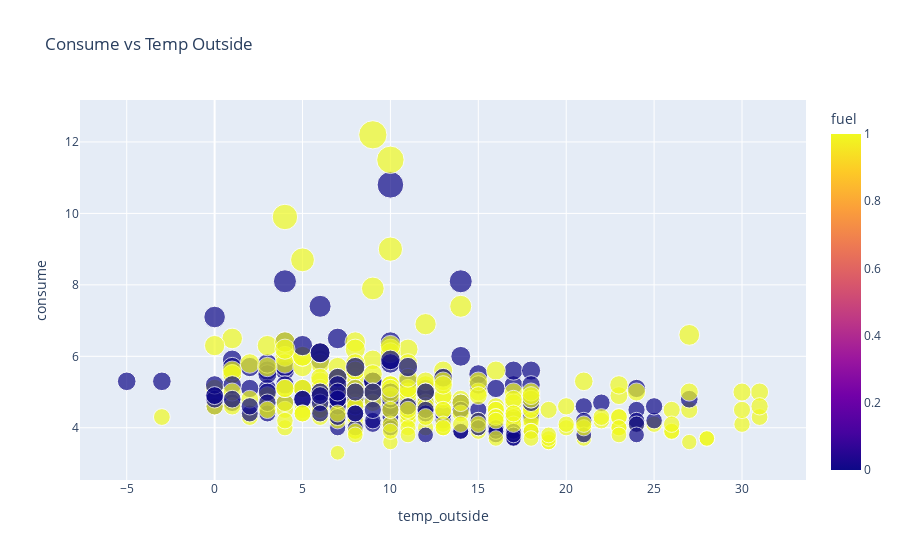

Notebook cell for this chart:
### Code cell
px.scatter(measures,x='temp_outside',y='consume',color='fuel',size='consume',title='Consume vs Temp Outside')

### Figure 1 — Plotly figure (JSON) as saved in the notebook; plotly's stock layout.template omitted (floating-point values rounded to 4 significant figures; data arrays with more than 128 entries replaced by an {"elided": "..."} marker saying what was removed)
{"data": [{"hovertemplate": "temp_outside=%{x}<br>consume=%{marker.size}<br>fuel=%{marker.color}<extra></extra>", "legendgroup": "", "marker": {"color": {"elided": "376 int values"}, "coloraxis": "coloraxis", "size": {"elided": "376 float values"}, "sizemode": "area", "sizeref": 0.0305, "symbol": "circle"}, "mode": "markers", "name": "", "orientation": "v", "showlegend": false, "type": "scatter", "x": {"elided": "376 int values"}, "xaxis": "x", "y": {"elided": "376 float values"}, "yaxis": "y"}], "layout": {"coloraxis": {"colorbar": {"title": {"text": "fuel"}}, "colorscale": [[0, "#0d0887"], [0.1111, "#46039f"], [0.2222, "#7201a8"], [0.3333, "#9c179e"], [0.4444, "#bd3786"], [0.5556, "#d8576b"], [0.6667, "#ed7953"], [0.7778, "#fb9f3a"], [0.8889, "#fdca26"], [1, "#f0f921"]]}, "legend": {"itemsizing": "constant", "tracegroupgap": 0}, "title": {"text": "Consume vs Temp Outside"}, "xaxis": {"anchor": "y", "domain": [0, 1], "title": {"text": "temp_outside"}}, "yaxis": {"anchor": "x", "domain": [0, 1], "title": {"text": "consume"}}}}
